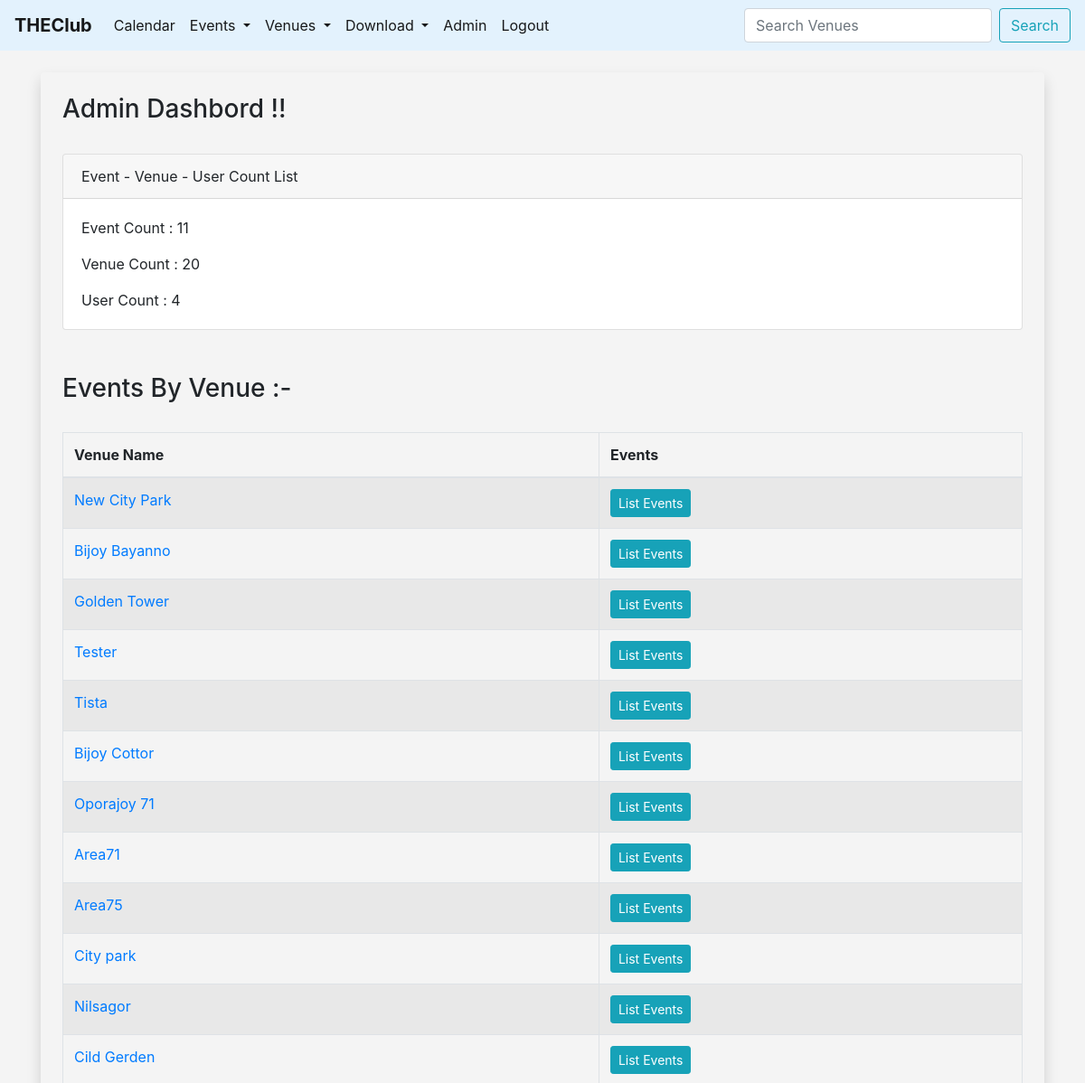
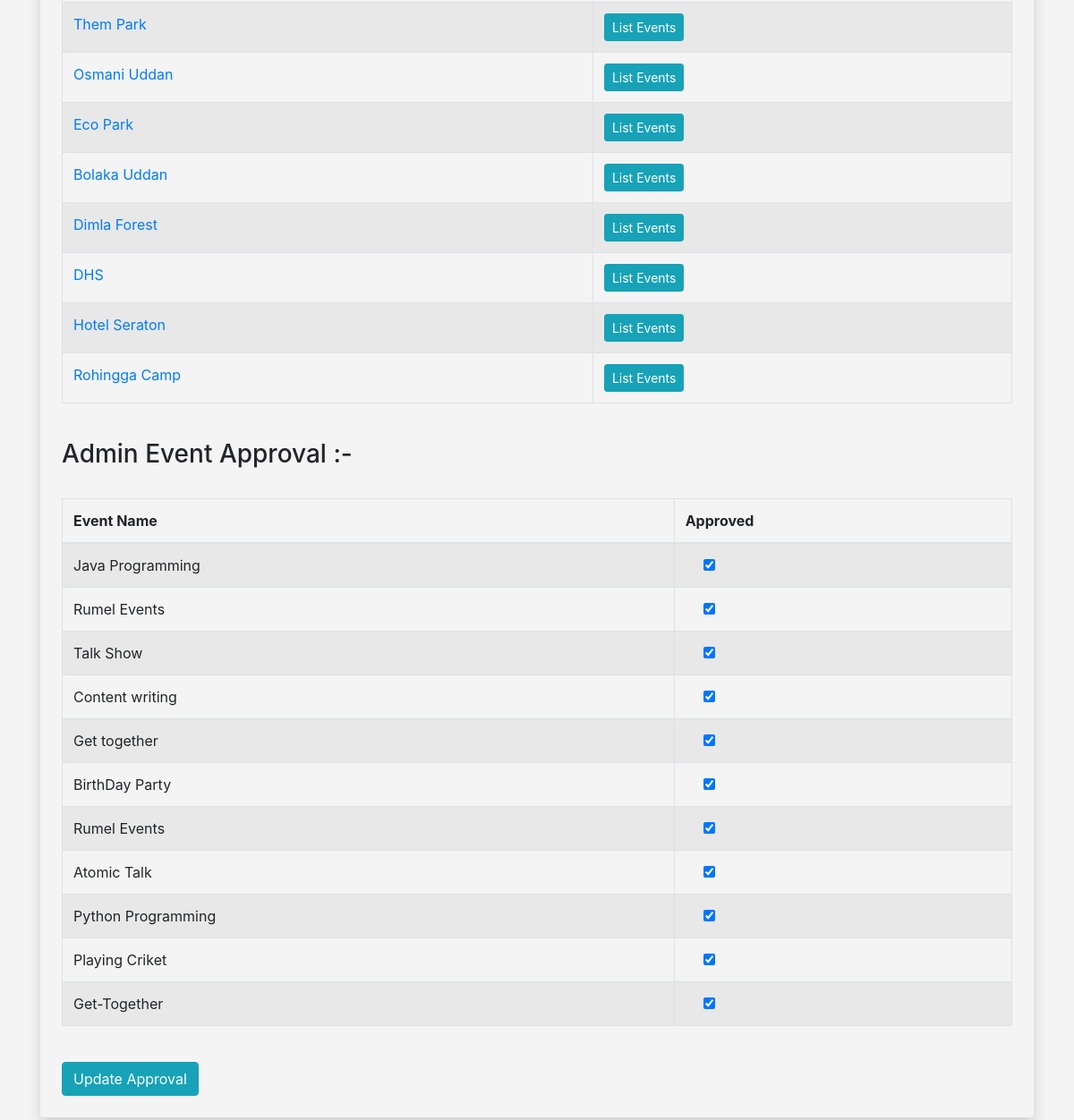
Screenshot of /admin_approval (signed in) with the database file from the repository (2 pictures, top to bottom).
### events/models.py (models this page shows, shortened)
class Venue(models.Model):
	name = models.CharField('Venue Name', max_length=120)
	address = models.CharField(max_length=300)
	Zip_code = models.CharField('Zip Code', max_length=10, blank=True)
	phone = models.CharField('Contuct Phone', max_length=20)
	web = models.URLField('Website Address', blank=True)
	email_address = models.EmailField('Email Address')
	owner = models.IntegerField('Venue Owner', blank=False, default=1)
	venue_image = models.ImageField(null=True, blank=True, upload_to="images/")
	def __str__(self):
		return self.name

class Event(models.Model):
	name = models.CharField('Event Name', max_length=120)
	event_date = models.DateTimeField('Event Date')
	venue = models.ForeignKey(Venue, blank=True, null=True, on_delete=models.CASCADE)
	manager = models.ForeignKey(User, blank=True, null=True, on_delete=models.SET_NULL)
	description = models.TextField(blank=True)
	attendess = models.ManyToManyField(MyClubUser, blank=True)
	approved = models.BooleanField('Approved', default=False)
	def __str__(self):
		return self.name

### events/views.py (the view)
# urls.py: path('admin_approval', views.admin_approval, name='admin-approval'),
def admin_approval(request):
	venue_list = Venue.objects.all()
	event_count = Event.objects.all().count()
	venue_count = Venue.objects.all().count()
	user_count = User.objects.all().count()
	event_list = Event.objects.all().order_by("-event_date")
	if request.user.is_superuser:
		if request.method == 'POST':
			id_list = request.POST.getlist('boxes')
			event_list.update(approved=False)
			for x in id_list:
				Event.objects.filter(pk=int(x)).update(approved=True)
			messages.success(request, ("Event List Approved Has Been  Updated."))
			return redirect('list-events')
		else:
			context = {
				'event_list': event_list,
				'event_count': event_count,
				'venue_count': venue_count,
				'user_count': user_count,
				'venue_list': venue_list,
			}
			return render(request, 'events/admin_approval.html', context)
	else:
		messages.success(request, ("You aren't Authorized To View This Page!"))
		return redirect('home')
	return render(request, 'events/admin_approval.html')

### events/templates/events/admin_approval.html (shortened to what this page needs)
{% extends 'events/base.html' %}
{% block content %}
<div class="shadow p-4 md-5 bg-body rounded">
    <h3>Admin Dashbord !!</h3><br>
    <div class="card">
  <div class="card-header">
    Event - Venue - User Count List
  </div>
  <div class="card-body">
    <p class="card-text">Event Count : {{ event_count }}</p>
    <p class="card-text">Venue Count : {{ venue_count }}</p>
    <p class="card-text">User Count : {{ user_count }}</p>
  </div>
</div><br><br>
<h3>Events By Venue :- </h3><br>
<table class="table table-striped table-hover table-bordered">
  <thead>
    <tr>
      <th scope="col">Venue Name</th>
      <th scope="col">Events</th>
    </tr>
  </thead>
  <tbody>
      {% for venue in venue_list %}
      <tr>
        <td>
            <a href="{% url 'show-venue' venue.id%}">{{ venue }}</a>
        </td>
        <td>
            <a href="{% url 'venue-events' venue.id%}" class="btn btn-sm btn-info">List Events</a>
        </td>
        </tr>
    {% endfor %}
  </tbody>
</table><br>
<form action="" method=POST>
 <h3>Admin Event Approval :- </h3><br>
<table class="table table-striped table-hover table-bordered">
  <thead>
    <tr>
      <th scope="col">Event Name</th>
      <th scope="col">Approved</th>
    </tr>
  </thead>
  <tbody>
      {% for event in event_list %}
      <tr>
        <td>{{ event }}</td>
        <td>
            {% if event.approved %}
            <div class="form-check">
                <input type="checkbox" checked="checked" value="{{ event.id }}" name="boxes">
            </div>
            {% else %}
            <div class="form-check">
                <input type="checkbox" value="{{ event.id }}" name="boxes">
            </div>
            {% endif %}
        </td>
        </tr>
    {% endfor %}
  </tbody>
</table><br>
<button class="btn btn-info" type="submit">
    Update Approval
</button>
</div><br>
{% endblock %}

### events/templates/events/base.html (style rules this page uses)
body { background: #f4f4f4; }

### rows the page displays
Venue: name "New City Park"
Venue: name "Bijoy Bayanno"
Venue: name "Golden Tower"
Venue: name "Tester"
Venue: name "Tista"
Venue: name "Bijoy Cottor"
Venue: name "Oporajoy 71"
Venue: name "Area71"
Venue: name "Area75"
Venue: name "City park"
Venue: name "Nilsagor"
Venue: name "Cild Gerden"
Venue: name "Them Park"
Venue: name "Osmani Uddan"
Venue: name "Eco Park"
Venue: name "Bolaka Uddan"
Venue: name "Dimla Forest"
Venue: name "DHS"
Venue: name "Hotel Seraton"
Venue: name "Rohingga Camp"
Event: name "Java Programming"
Event: name "Rumel Events"
Event: name "Talk Show"
Event: name "Content writing"
Event: name "Get together"
Event: name "BirthDay Party"
Event: name "Rumel Events"
Event: name "Atomic Talk"
Event: name "Python Programming"
Event: name "Playing Criket"
Event: name "Get-Together"

### other values shown
{{ event_count }} "11"
{{ venue_count }} "20"
{{ user_count }} "4"
